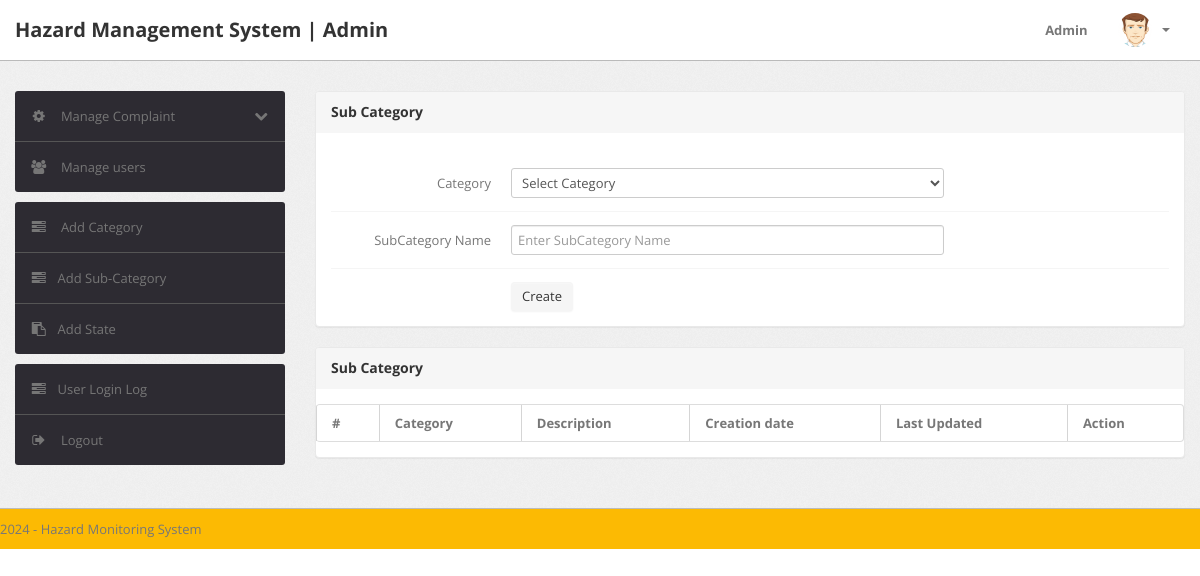
Before: /admin/subcategory.php (signed in) with the older database file.
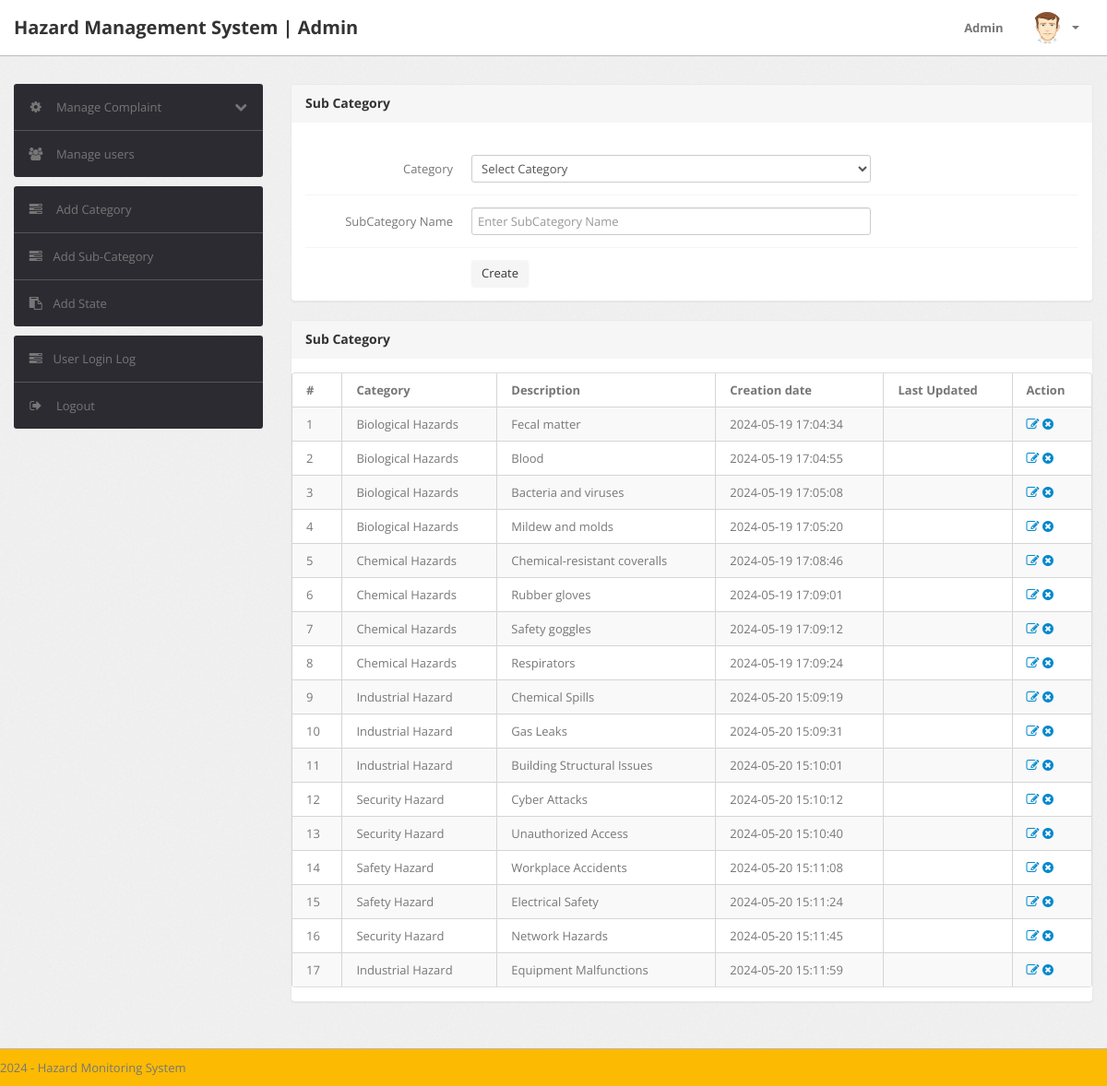
After: the same page with the newer database file.
### tables this page shows
CREATE TABLE `subcategory` (
  `id` int(11) NOT NULL,
  `categoryid` int(11) NOT NULL,
  `subcategory` varchar(255) NOT NULL,
  `creationDate` timestamp NOT NULL DEFAULT current_timestamp(),
  `updationDate` varchar(255) NOT NULL
);

CREATE TABLE `category` (
  `id` int(11) NOT NULL,
  `categoryName` varchar(255) NOT NULL,
  `categoryDescription` longtext NOT NULL,
  `creationDate` timestamp NOT NULL DEFAULT current_timestamp(),
  `updationDate` varchar(255) NOT NULL
);

### admin/subcategory.php (the view, shortened to what this page needs)
<?php
include('include/config.php');
if(strlen($_SESSION['alogin'])==0)
	{
header('location:index.php');
}
else{
?>
<!DOCTYPE html>
<html lang="en">
<head>
	<link type="text/css" href="bootstrap/css/bootstrap.min.css" rel="stylesheet">
	<link type="text/css" href="bootstrap/css/bootstrap-responsive.min.css" rel="stylesheet">
	<link type="text/css" href="css/theme.css" rel="stylesheet">
	<link type="text/css" href="images/icons/css/font-awesome.css" rel="stylesheet">
</head>
<body>
<?php include('include/header.php');?>
	<div class="wrapper">
		<div class="container">
			<div class="row">
<?php include('include/sidebar.php');?>
			<div class="span9">
					<div class="content">
						<div class="module">
							<div class="module-head">
								<h3>Sub Category</h3>
							</div>
							<div class="module-body">
									<br />
			<form class="form-horizontal row-fluid" name="subcategory" method="post" >
<div class="control-group">
<label class="control-label" for="basicinput">Category</label>
<div class="controls">
<select name="category" class="span8 tip" required>
<option value="">Select Category</option>
</select>
</div>
</div>
<div class="control-group">
<label class="control-label" for="basicinput">SubCategory Name</label>
<div class="controls">
<input type="text" placeholder="Enter SubCategory Name"  name="subcategory" class="span8 tip" required>
</div>
</div>
	<div class="control-group">
											<div class="controls">
												<button type="submit" name="submit" class="btn">Create</button>
											</div>
										</div>
									</form>
							</div>
						</div>
	<div class="module">
							<div class="module-head">
								<h3>Sub Category</h3>
							</div>
							<div class="module-body table">
								<table cellpadding="0" cellspacing="0" border="0" class="datatable-1 table table-bordered table-striped	 display" width="100%">
									<thead>
										<tr>
											<th>#</th>
											<th>Category</th>
											<th>Description</th>
											<th>Creation date</th>
											<th>Last Updated</th>
											<th>Action</th>
										</tr>
									</thead>
									<tbody>
<?php $query=mysqli_query($bd, "select subcategory.id,category.categoryName,subcategory.subcategory,subcategory.creationDate,subcategory.updationDate from subcategory join category on category.id=subcategory.categoryid");
$cnt=1;
while($row=mysqli_fetch_array($query))
{
?>
										<tr>
											<td><?php echo htmlentities($cnt);?></td>
											<td><?php echo htmlentities($row['categoryName']);?></td>
											<td><?php echo htmlentities($row['subcategory']);?></td>
											<td> <?php echo htmlentities($row['creationDate']);?></td>
											<td><?php echo htmlentities($row['updationDate']);?></td>
											<td>
											<a href="edit-subcategory.php?id=<?php echo $row['id']?>" ><i class="icon-edit"></i></a>
											<a href="subcategory.php?id=<?php echo $row['id']?>&del=delete" onClick="return confirm('Are you sure you want to delete?')"><i class="icon-remove-sign"></i></a></td>
										</tr>
										<?php $cnt=$cnt+1; } ?>
								</table>
							</div>
						</div>
					</div>
				</div>
			</div>
		</div>
	</div>
<?php include('include/footer.php');?>
</body>
<?php } ?>

Changed rows visible on the page:
added subcategory: categoryid.categoryName "Biological Hazards", subcategory "Fecal matter", creationDate "2024-05-19 17:04:34"
added subcategory: categoryid.categoryName "Biological Hazards", subcategory "Blood", creationDate "2024-05-19 17:04:55"
added subcategory: categoryid.categoryName "Biological Hazards", subcategory "Bacteria and viruses", creationDate "2024-05-19 17:05:08"
added subcategory: categoryid.categoryName "Biological Hazards", subcategory "Mildew and molds", creationDate "2024-05-19 17:05:20"
added subcategory: categoryid.categoryName "Chemical Hazards", subcategory "Chemical-resistant coveralls", creationDate "2024-05-19 17:08:46"
added subcategory: categoryid.categoryName "Chemical Hazards", subcategory "Rubber gloves", creationDate "2024-05-19 17:09:01"
added subcategory: categoryid.categoryName "Chemical Hazards", subcategory "Safety goggles", creationDate "2024-05-19 17:09:12"
added subcategory: categoryid.categoryName "Chemical Hazards", subcategory "Respirators", creationDate "2024-05-19 17:09:24"
added subcategory: categoryid.categoryName "Industrial Hazard", subcategory "Chemical Spills", creationDate "2024-05-20 15:09:19"
added subcategory: categoryid.categoryName "Industrial Hazard", subcategory "Gas Leaks", creationDate "2024-05-20 15:09:31"
added subcategory: categoryid.categoryName "Industrial Hazard", subcategory "Building Structural Issues", creationDate "2024-05-20 15:10:01"
added subcategory: categoryid.categoryName "Security Hazard", subcategory "Cyber Attacks", creationDate "2024-05-20 15:10:12"
added subcategory: categoryid.categoryName "Security Hazard", subcategory "Unauthorized Access", creationDate "2024-05-20 15:10:40"
added subcategory: categoryid.categoryName "Safety Hazard", subcategory "Workplace Accidents", creationDate "2024-05-20 15:11:08"
added subcategory: categoryid.categoryName "Safety Hazard", subcategory "Electrical Safety", creationDate "2024-05-20 15:11:24"
added subcategory: categoryid.categoryName "Security Hazard", subcategory "Network Hazards", creationDate "2024-05-20 15:11:45"
added subcategory: categoryid.categoryName "Industrial Hazard", subcategory "Equipment Malfunctions", creationDate "2024-05-20 15:11:59"
